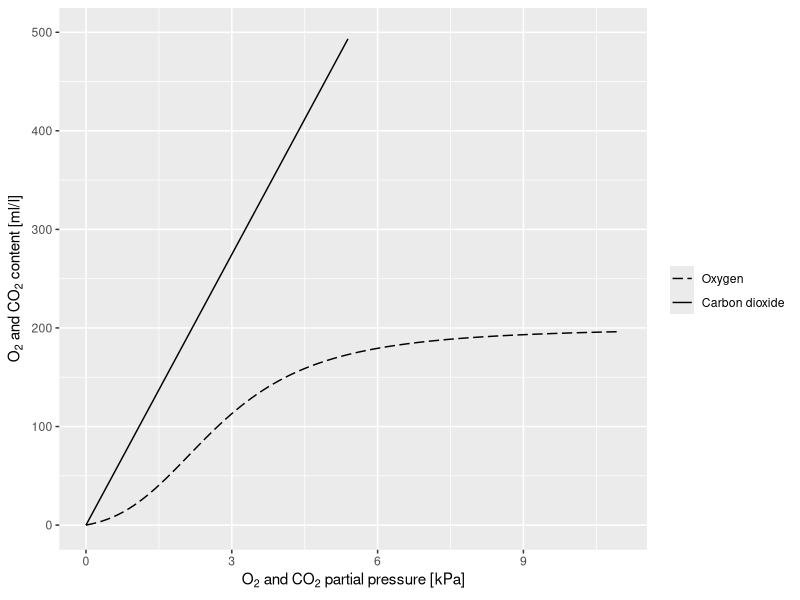
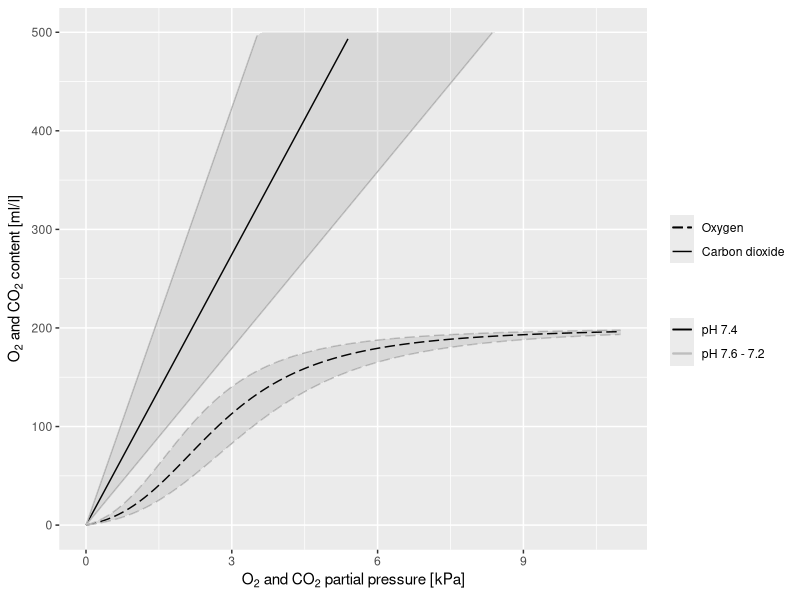
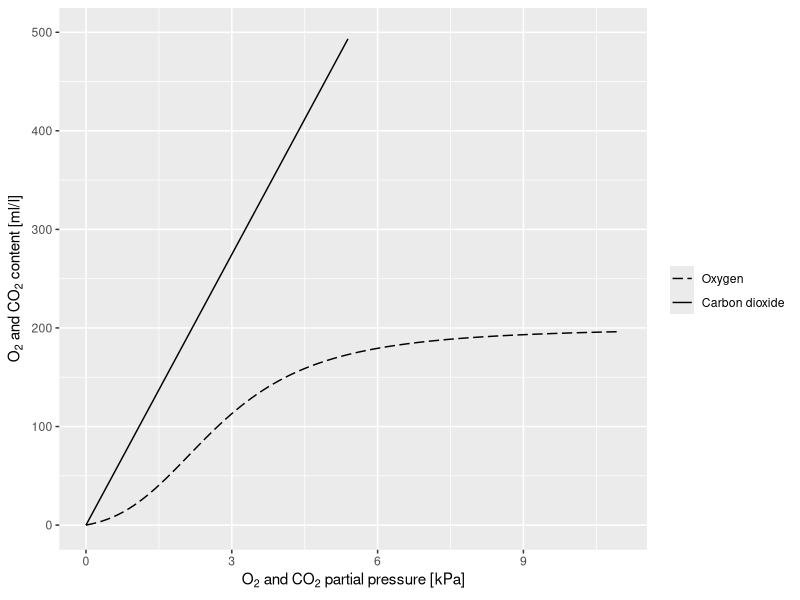
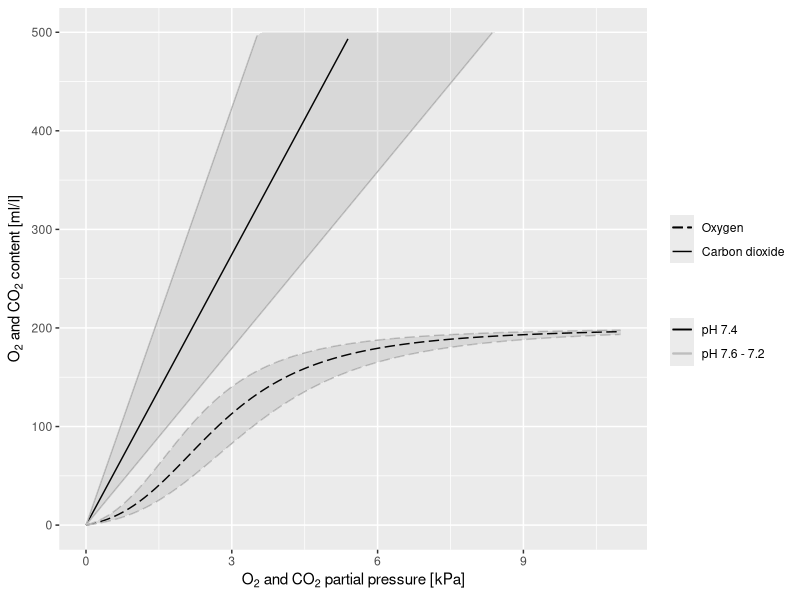

These charts were generated, in order, by the following R code:
## implementation of general mathematical model for hemoglobin O2 saturation, O2 blood content and CO2 blood content
## 2021-07-01 Matthias P Hilty

## example scenario: plot blood O2 and CO2 content as function of partial pressure

## -----------------------------
## package management
## -----------------------------
if(!require(ggplot2)){
	install.packages("ggplot2")
	library(ggplot2)
}

## -----------------------------
## mathematical model: function definiton
## -----------------------------
## define o2 function(ref:1. Siggaard-Andersen O, Wimberley PD, Göthgen I, Siggaard-Andersen M. A mathematical model of the hemoglobin-oxygen dissociation curve of human blood and of the oxygen partial pressure as a function of temperature. Clin. Chem. 1984; 30: 1646–1651.)
SatO2 <- function(x, pH=7.4, T=37, cbase=0, cdpg=1.5, y0=1.875, k=0.5343){
    ## x is PO2
    x <- log(x)
    a <- 1.04*(7.4-pH)+0.005*cbase+0.07*(cdpg-5)
    b <- 0.055*(T/(273.15-(-310.15)))
    h <- 3.5+a
    x0 <- 1.946+a+b
    y <- y0+x-x0+h*tanh(k*(x-x0))
    return(exp(y)/(exp(y)+1))
}
ConcO2 <- function(x, Hb=150, pH=7.4, T=37, cbase=0, cdpg=1.5, y0=1.875, k=0.5343){
    ## x is PO2
    x <- log(x)
    a <- 1.04*(7.4-pH)+0.005*cbase+0.07*(cdpg-5)
    b <- 0.055*(T/(273.15-(-310.15)))
    h <- 3.5+a
    x0 <- 1.946+a+b
    y <- y0+x-x0+h*tanh(k*(x-x0))
    return(exp(y)/(exp(y)+1)*1.34*Hb)
}
## define co2 function (ref: 1. Kelman GR. Digital computer procedure for the conversion of PCO2 into blood CO2 content. Respir Physiol 1967; 3: 111–115.)
ConcCO2 <- function(x, pH=7.4, SatO2=0.96, Hct=0.4, T=37){
    ## x is PCO2
    ## convert x from kPa to mmHg
    x <- x*7.50061682704
    alpha <- 0.0307+0.00057*(37-T)+0.00002*(37-T)^2
    pK <- 6.086+0.042*(7.4-pH)+(38-T)*(0.0047+0.0014*(7.4-pH))
    co2plasma <- alpha*x*(1+10^(pH-pK))
    dred <- 0.664+0.2275*(7.4-pH)-0.0938*(7.4-pH)^2
    doxy <- 0.590+0.2913*(7.4-pH)-0.0844*(7.4-pH)^2
    d <- doxy+(dred-doxy)*(1-SatO2)
    co2cells <- d*co2plasma
    return((Hct*co2cells+(1-Hct)*co2plasma)*2.22*10)
}



## -----------------------------
## -----------------------------
## implementation examples: plot blood O2 and CO2 content as function of partial pressure
## -----------------------------
## -----------------------------

## -----------------------------
## plot curves
## -----------------------------
p <- ggplot(data = data.frame(x = 0), mapping = aes(x = x))
p <- p + stat_function(fun = ConcO2, aes(linetype="line.1"))
p <- p + stat_function(fun = ConcCO2, aes(linetype="line.2"))
p <- p + scale_linetype_manual(name = "", values = c("longdash", "solid"), labels = c("Oxygen", "Carbon dioxide"))
p <- p + xlab(expression(paste("",O[2], " and ",CO[2], " partial pressure [kPa]")))
p <- p + ylab(expression(paste("",O[2], " and ",CO[2], " content [ml/l]")))
p <- p + xlim(0, 11) + ylim(0, 500)
print(p)
ggsave("bloodgascontent.pdf", p)

## -----------------------------
## plot curves with pH range
## -----------------------------
ylimmax <- 500
p <- ggplot(data = data.frame(x = 0), mapping = aes(x = x))
## plot O2 for normal pH
p <- p + stat_function(fun = ConcO2, aes(linetype="line.1", color="col.1"))
## plot O2 for pH range
p <- p + stat_function(fun = ConcO2, args=list(Hb=150, pH=7.6, T=37, cbase=0, cdpg=1.5), aes(linetype="line.1", color="col.2"))
p <- p + stat_function(fun = ConcO2, args=list(Hb=150, pH=7.2, T=37, cbase=0, cdpg=1.5), aes(linetype="line.1", color="col.2"))
## plot CO2 for normal pH
p <- p + stat_function(fun = ConcCO2, aes(linetype="line.2", color="col.1"))
## plot CO2 for pH range
p <- p + stat_function(fun = ConcCO2, args = list(pH=7.6, SatO2=0.96, Hct=0.4, T=37), aes(color="col.2"))
p <- p + stat_function(fun = ConcCO2, args = list(pH=7.2, SatO2=0.96, Hct=0.4, T=37), aes(color="col.2"))
p <- p + xlim(0, 11) + ylim(0, ylimmax)
## render function points to data.frame in order to use it for the ribbons
prender <- ggplot_build(p)
o2 <- data.frame(x=prender$data[[2]]$x, ymin=prender$data[[2]]$y, ymax=prender$data[[3]]$y)
co2 <- data.frame(x=prender$data[[5]]$x, ymin=prender$data[[5]]$y, ymax=prender$data[[6]]$y)
## handle case that ribbon extends beyond upper limit of plot
co2$ymax[is.na(co2$ymax)] <- ylimmax
co2$ymin[is.na(co2$ymin)] <- ylimmax
## plot ribbons
p <- p + geom_ribbon(data=o2, aes(x=x, ymin=ymin, ymax=ymax), alpha=0.1)
p <- p + geom_ribbon(data=co2, aes(x=x, ymin=ymin, ymax=ymax), alpha=0.1)
## plot ribbon directly (without rendering the plot beforehand) is only possible with a fixed lower boundary)
## p <- p + stat_function(fun = ConcCO2, args = list(pH=7.6, SatO2=0.96, Hct=0.4, T=37), geom="ribbon", aes(color="col.1", ymin=3, ymax=..y..))
p <- p + scale_linetype_manual(name = "", values = c("longdash", "solid"), labels = c("Oxygen", "Carbon dioxide"))
p <- p + scale_color_manual(name = "", values = c("black", "grey"), labels = c("pH 7.4", "pH 7.6 - 7.2"))
p <- p + xlab(expression(paste("",O[2], " and ",CO[2], " partial pressure [kPa]")))
p <- p + ylab(expression(paste("",O[2], " and ",CO[2], " content [ml/l]")))
print(p)
ggsave("bloodgascontent_ph.pdf", p)
